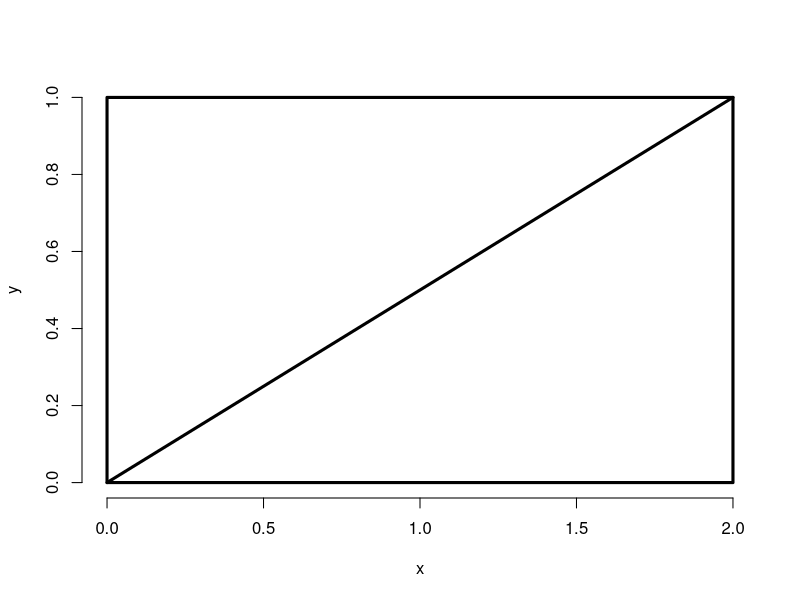
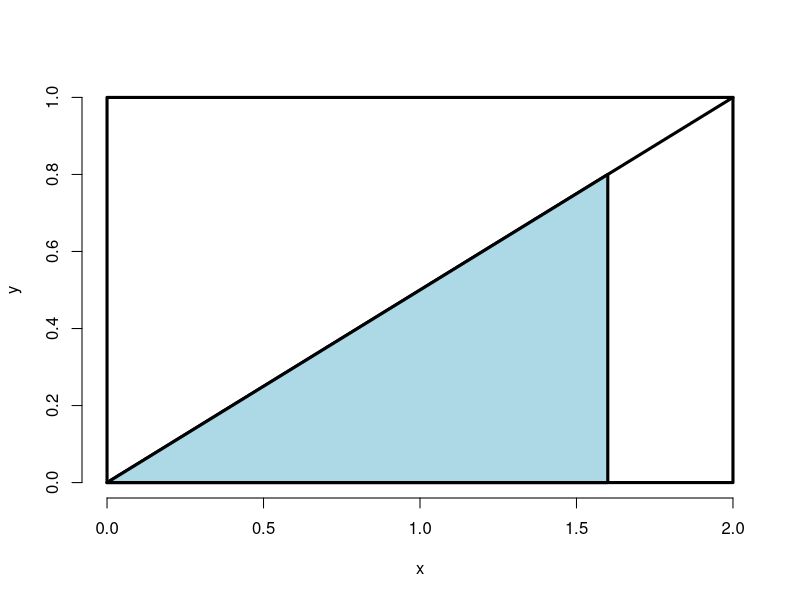

These charts were generated, in order, by the following R code:
# Swirl
# Statistical Inference
# Probability

# A deck of cards is a set of 52 cards, 4 suits of 13 cards each. There are two 
# red suits, diamonds and hearts, and two black suits, spades and clubs. Each of 
# the 13 cards in a suit has a value - an ace which is sometimes thought of as 1, 
# a number from 2 to 10, and 3 face cards, king, queen, and jack. 

values <- c("A", as.character(2:10), "J", "Q", "K")
suits <- c("spades", "hearts", "diamonds", "clubs")

# Create a deck as a 13x4 matrix which is easy to verify by eye.
deck <- sapply(suits, function(suit)paste(values, suit, sep=":"))
# Verify.
deck

outcomes <- 13 * 4

# What is the probability of drawing a jack?
P_J <- 4 / outcomes

# If you're dealt a hand of 5 cards, what is the probability of getting all 5 
# of the same value?
# 0, there are only 4 different suits in a deck

# What is the probability of drawing a face card?
# * Face cards are the cards which show a face rather than the number
# 3 for each suit, 4 suits
P_face = (3 * 4) / outcomes

# Suppose you draw a face card and don't replace it in the deck. What is the 
# probability that when you draw a second card it also will be a face card?
11 /51

# Suppose you draw a face card and don't replace it in the deck. What is the 
# probability that when you draw a second card it also will be a face card of the same suit?
P_faceSame = 2 / (outcomes - 1)

# A probability mass function (PMF) gives the probability that a discrete random 
# variable is exactly equal to some value.

# suppose we have a coin which may or may not be fair. Let x=0 represent a 
# 'heads' outcome and x=1 represent a 'tails' outcome of a coin toss. 
# If p is the probability of 'heads' which of the following represents the PMF 
# of the coin toss?  The variable x is either 0 (heads) or 1 (tails).
# Bernoulli distribution:
# x=1 : tails; x = 0 : heads
# (1/2)^x((1/2)^(1-x))

# Consider this figure - a rectangle with height 1 and width 2 with a diagonal 
# line drawn from the lower left corner (0,0) to the upper right (2,1). 
# The area of the entire rectangle is 2 and elementary geometry tells us that 
# the diagonal divides the rectangle into 2 equal areas.
x <- c(0,2,2,0,0)
y <- c(0,0,1,1,0)
plot(x, y, lwd = 3, frame = FALSE, type = "l")
segments(0,0,2,1,lwd=3)
# Could the diagonal line represent a probability density function for a random 
# variable with a range of values between 0 and 2?
# Yes

# Now consider the shaded portion of the triangle - a smaller triangle with a 
# base of length 1.6 and height determined by the diagonal. We'll answer the 
# question, "What proportion of the big triangle is shaded?"
plot(x, y, lwd = 3, frame = FALSE, type = "l")
segments(0,0,2,1,lwd=3)
polygon(c(0,1.6,1.6,0),c(0,0,.8,0),lwd=3,col="lightblue")
mypdf <- function(x){x/2}
# This proportion represents the probability that throwing a piece of cat kibble 
# at the bigger triangle (below the diagonal) hits the blue portion.
# We have to compute the area of the blue triangle. (Since the area of the big 
# triangle is 1, the area of the blue triangle is the proportion of the big 
# triangle that is shaded.) 
area <- (1.6 * 0.8) / 2
# So, what is the probability that the kibble we throw at the bigger triangle 
# will hit the blue portion?
# 0.64
# This artificial example was meant to illustrate a simple probability density 
# function (PDF)

# The cumulative distribution function (CDF) of a random variable X, either 
# discrete or continuous, is the function F(x) equal to the probability that X 
# is less than or equal to x. In the example above, the area of the blue triangle 
# represents the probability that the random variable was less than or equal to 
# the value 1.6.

# In the triangle example from above, which of the following expressions 
# represents F(x), the CDF?
# base = x; height = x/2
# (x*x/2)/2 = x^2/4

# When the random variable is continuous, as in the example, the PDF is the 
# derivative of the CDF. So integrating the PDF (the line represented by the 
# diagonal) yields the CDF. When you evaluate the CDF at the limits of 
# integration the result is an area.
# To see this in the example, we've defined the function mypdf for you. This is 
# the equation of the line represented by the diagonal of the rectangle. 
# As the PDF, it is the derivative of F(x), the CDF. Look at mypdf now.
mypdf <- function(x){x/2}
# Now use the R function integrate to integrate mypdf with the parameters lower 
# equal to 0 and upper equal to 1.6. See if you get the same area (probability) 
# you got before.
integrate(mypdf, 0, 1.6)

# The survivor function S(x) of a random variable X is defined as the function 
# of x equal to the probability that the random variable X is greater than the 
# value x. This is the complement of the CDF F(x), in our example, the portion 
# of the lower triangle that is not shaded.

# In our example, which of the following expressions represents the survival 
# function?
# 1 - x^2/4

# What percentile is the median?
# 50th

# What is the 50th percentile of the CDF F(x)=(x^2)/4 from the example above?
# 0.5 = x^2 / 4
# 2 = x^2
x <- sqrt(2)

# What does this mean with respect to the kibble we're tossing at the triangle?
# Half of it falls to the left of 1.41


